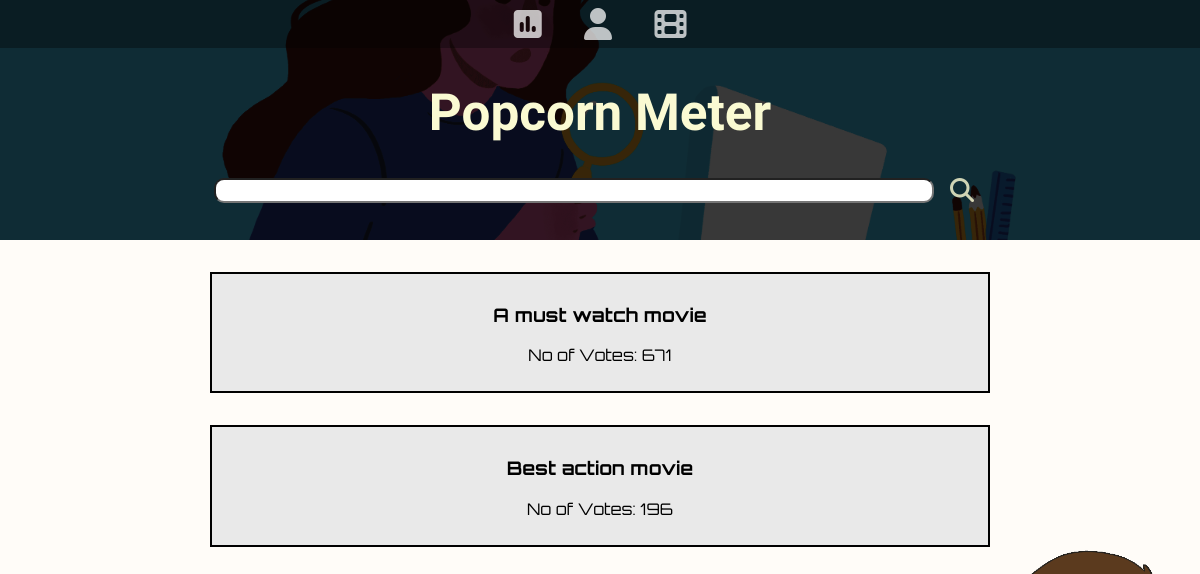
The page /movie-center/movie_poll_site.php?ref=8ujj558y on the database its author committed.
### tables this page shows
CREATE TABLE IF NOT EXISTS `polls` (
  `sno` int(10) NOT NULL,
  `username` varchar(50) NOT NULL,
  `phone_no` bigint(20) NOT NULL,
  `question` varchar(200) DEFAULT NULL,
  `option_1` varchar(100) DEFAULT NULL,
  `count_1` int(10) DEFAULT NULL,
  `option_2` varchar(100) DEFAULT NULL,
  `count_2` int(10) DEFAULT NULL,
  `option_3` varchar(100) DEFAULT NULL,
  `count_3` int(10) DEFAULT NULL,
  `option_4` varchar(100) DEFAULT NULL,
  `count_4` int(10) DEFAULT NULL,
  `option_5` varchar(100) DEFAULT NULL,
  `count_5` int(10) DEFAULT NULL,
  `option_6` varchar(100) DEFAULT NULL,
  `count_6` int(10) DEFAULT NULL,
  `total_options` int(10) NOT NULL,
  `total_count` int(10) DEFAULT NULL,
  `ref` varchar(20) NOT NULL,
  `reg_date` date NOT NULL DEFAULT current_timestamp()
);

### movie-center/movie_poll_cache.php (called while the page is built, shortened)
<?php
    $server = "localhost";
    $user = "root";
    $pass = "";
    $db = "catchcini";
    $con = mysqli_connect($server, $user, $pass, $db);
    $movie_ref = $_GET["ref"];
    $cmd = "SELECT * FROM movie where movie_ref LIKE '$movie_ref'";
    $data = mysqli_query($con, $cmd);
    $row = mysqli_fetch_assoc($data);
    $movie_name = $row["movie_name"];
    $cast_01 = $row["cast_01"];
    $cast_02 = $row["cast_02"];
    $cast_03 = $row["cast_03"];
    $char_01 = $row["char_01"];
    $char_02 = $row["char_02"];
    $char_03 = $row["char_03"];
    $crew_01 = $row["crew_01"];
    $crew_02 = $row["crew_02"];
    $crew_03 = $row["crew_03"];
    $search_array = array($movie_name,$cast_01,$cast_02,$cast_03,$crew_01,$crew_02,$crew_03,$char_01,$char_02,$char_03);
    $title_array = array("question","option_1","option_2","option_3","option_4","option_5","option_6");
    $sql_cmd = array();
    foreach ($search_array as $i) {
        foreach($title_array as $j){
            $sql_cmd[] = $j.' LIKE \'%'.$i.'%\'';
        }
    }
    $cmd = "SELECT * FROM polls WHERE ".implode(" OR ",$sql_cmd);
    $cmd_2 = str_replace("*",'COUNT(*)',$cmd);
    $ct_info = mysqli_query($con, $cmd_2);
    $count = mysqli_fetch_row($ct_info)[0];
    if ($count > 0){
        $cmd .= " ORDER BY total_count DESC ";
        $site_data = mysqli_query($con, $cmd);
    }
?>

### movie-center/movie_poll_site.php (the view, shortened to what this page needs)
<!DOCTYPE html>
<html lang="en" dir="ltr">
  <head>
    <link rel="stylesheet" href="<?php if($_SESSION['theme'] == 'light'){echo '../Polling-Site/light-main-template.css';}else{echo '../Polling-Site/dark-main-template.css';} ?>">
    <link rel="stylesheet" href="<?php if($_SESSION['theme'] == 'light'){echo '../Polling-Site/light-box.css';}else{echo '../Polling-Site/dark-box.css';} ?>">
  </head>
  <body>
    <header class="header">
      <nav class="nav">
          <ul>
              <li class="poll">
                  <a href="../Polling-Site/poll_home.php"><i class="fas fa-poll fa-2x"></i></a>
              </li>
              <li>
                  <a href="../Polling-Site/User.php" title="User Profile"><i class="fas fa-user fa-2x"></i></a>
              </li>
              <li class="movie">
                  <a href="movie_home.php"><i class="fas fa-film fa-2x"></i></a>
              </li>
          </ul>
      </nav>
      <div>
          <h1 class="main-heading">Popcorn Meter</h1>
      </div>
      <div class="search-bar">
           <input type="text" id="query"></input>
           <i class="fas fa-search fa-2x"></i>
      </div>
  </header>
  <section>
        <ul class="universe" id="polls">
          <?php
           include 'movie_poll_cache.php';
            if($site_data) {
              while(($row = mysqli_fetch_assoc($site_data))){
                echo '<li class="box">';
                echo '<div  class="item">';
                echo '<h3 class="wrap" id="'.$row["ref"].'" onclick="view_poll(this.id)">'.$row["question"].'</h3>';
                echo '<p>No of Votes: '.$row["total_count"].'</p>';
                echo '</div>';
                echo '</li>';
              }
            }
          ?>
        </ul>
  </section>
  </body>
</html>

### Polling-Site/light-main-template.css (style rules this page uses)
* { box-sizing: border-box; }
html,body { color: black; margin: 0px; padding: 0px; }
body { background-color: #ffebcd25; }
.header { background-image: url('poll.jpg'); background-color: #111; background-blend-mode: soft-light; background-size: cover; background-position: center right; height: 15em; }
.nav { margin: 0px; padding: 0px; background-color: #00000055; }
.nav ul { margin: 0px; padding: 0px; list-style-type: none; text-align: center; position: relative; }
.nav ul li { display: inline-block; padding: .5em 1.2em; margin: 0px; height: 3em; }
.nav a,.btn { color: #ffffffbb; }
.main-heading { font-family: 'Stick', sans-serif ; font-size: 3.2em; text-align: center; color: lightgoldenrodyellow; }
.box { border: 2px solid black; margin: 1.5em auto; width: 65%; color: black; font-family: 'Orbitron',sans-serif; }
.wrap { word-wrap: break-word; }
.search-bar { margin: auto; text-align: center; }
.fa-search { vertical-align: top; color: lightgoldenrodyellow; margin: 0em 0.5em; font-size: 1.5em; opacity: 0.82; }
#query { border-radius: 10px; width: 60%; height: 25px; resize: none; }

### Polling-Site/light-box.css (style rules this page uses)
.universe { display: flex; flex-direction: column; list-style-type: none; padding: 0px; }
.box { margin: 1em auto; width: 65%; }
.item { padding: 10px; text-align: center; background-color: rgb(233, 233, 233); }

### movie-center/movie_poll_site.php (style rules this page uses)
.header { background-image: url('../Polling-Site/search.png'); background-position: center; }
@media (min-width : 1040px) { body { background-image: url('tenor.gif'); background-attachment: fixed; background-repeat: no-repeat; background-blend-mode:lighten; background-position: bottom right; background-size: 20vw; } }

### rows shown on the page
polls: question "A must watch movie", total_count "671"
polls: question "Best action movie", total_count "196"
